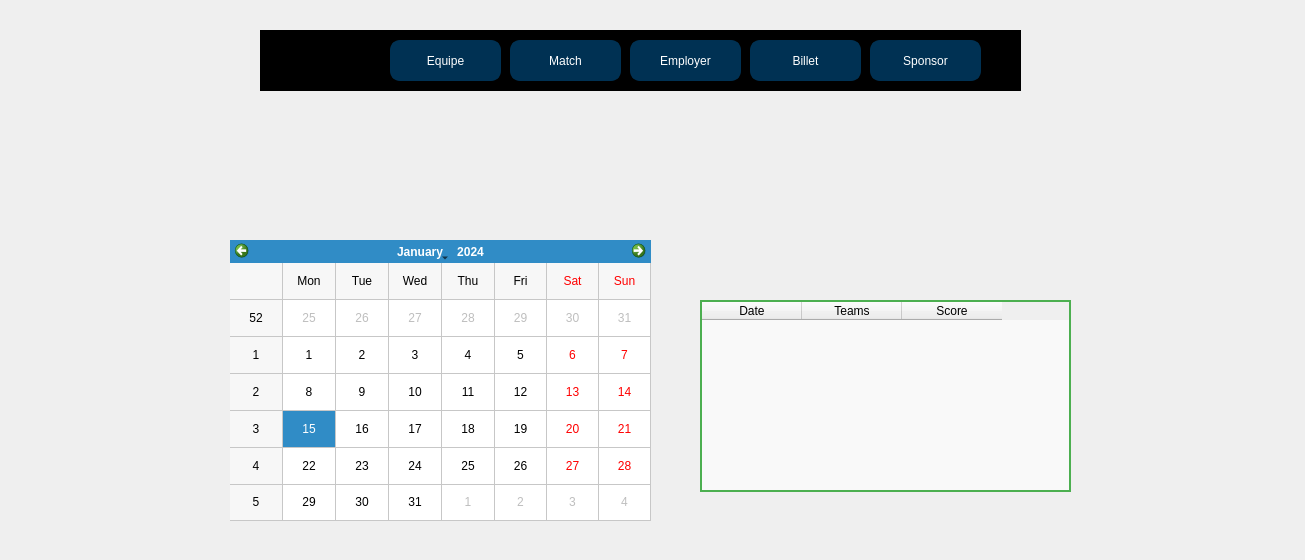
<?xml version="1.0" encoding="UTF-8"?>
<ui version="4.0">
 <class>Calendar</class>
 <widget class="QDialog" name="Calendar">
  <property name="geometry">
   <rect>
    <x>0</x>
    <y>0</y>
    <width>1305</width>
    <height>560</height>
   </rect>
  </property>
  <property name="windowTitle">
   <string>Dialog</string>
  </property>
  <property name="styleSheet">
   <string notr="true">QTableWidget {
    border: 2px solid #4CAF50;
    font-size: 14px;
    background-color: #F9F9F9;
}
QTableWidget::item {
    padding: 5px;
}
QCalendarWidget {
    background-color: white;
    border-radius: 10px;
}
QLabel {
    font-size: 16px;
    font-weight: bold;
}
</string>
  </property>
  <widget class="QLabel" name="label">
   <property name="geometry">
    <rect>
     <x>-50</x>
     <y>-40</y>
     <width>1361</width>
     <height>591</height>
    </rect>
   </property>
   <property name="text">
    <string/>
   </property>
   <property name="pixmap">
    <pixmap>../../../Downloads/476346398_1815866255484140_2102298479494468270_n.jpg</pixmap>
   </property>
   <property name="scaledContents">
    <bool>true</bool>
   </property>
  </widget>
  <widget class="QCalendarWidget" name="calendarWidget">
   <property name="geometry">
    <rect>
     <x>230</x>
     <y>240</y>
     <width>421</width>
     <height>281</height>
    </rect>
   </property>
   <property name="gridVisible">
    <bool>true</bool>
   </property>
  </widget>
  <widget class="QTableWidget" name="tableWidget">
   <property name="geometry">
    <rect>
     <x>700</x>
     <y>300</y>
     <width>371</width>
     <height>192</height>
    </rect>
   </property>
   <property name="autoFillBackground">
    <bool>false</bool>
   </property>
   <column>
    <property name="text">
     <string>Date</string>
    </property>
   </column>
   <column>
    <property name="text">
     <string>Teams</string>
    </property>
   </column>
   <column>
    <property name="text">
     <string>Score</string>
    </property>
   </column>
  </widget>
  <widget class="QFrame" name="frame">
   <property name="geometry">
    <rect>
     <x>260</x>
     <y>30</y>
     <width>761</width>
     <height>61</height>
    </rect>
   </property>
   <property name="styleSheet">
    <string notr="true">QLabel {
    background-color: #000000;
    color: #FFFFFF;
}
</string>
   </property>
   <property name="frameShape">
    <enum>QFrame::Shape::StyledPanel</enum>
   </property>
   <property name="frameShadow">
    <enum>QFrame::Shadow::Raised</enum>
   </property>
   <widget class="QPushButton" name="pushButton_4">
    <property name="geometry">
     <rect>
      <x>610</x>
      <y>10</y>
      <width>111</width>
      <height>41</height>
     </rect>
    </property>
    <property name="styleSheet">
     <string notr="true">QPushButton {
    border: 2px solid #003153;   /* Prussian Blue border */
    border-radius: 10px;         /* Round the corners */
    padding: 0 8px;              /* Padding inside the button */
    background: #003153;         /* Prussian Blue background */
    color: white;                /* White text color */
}

QPushButton:hover {
    background-color: #001f33; /* Darker Prussian blue on hover */
}

</string>
    </property>
    <property name="text">
     <string>Sponsor</string>
    </property>
   </widget>
   <widget class="QPushButton" name="pushButton_9">
    <property name="geometry">
     <rect>
      <x>490</x>
      <y>10</y>
      <width>111</width>
      <height>41</height>
     </rect>
    </property>
    <property name="styleSheet">
     <string notr="true">QPushButton {
    border: 2px solid #003153;   /* Prussian Blue border */
    border-radius: 10px;         /* Round the corners */
    padding: 0 8px;              /* Padding inside the button */
    background: #003153;         /* Prussian Blue background */
    color: white;                /* White text color */
}

QPushButton:hover {
    background-color: #001f33; /* Darker Prussian blue on hover */
}
</string>
    </property>
    <property name="text">
     <string>Billet</string>
    </property>
   </widget>
   <widget class="QPushButton" name="pushButton_10">
    <property name="geometry">
     <rect>
      <x>370</x>
      <y>10</y>
      <width>111</width>
      <height>41</height>
     </rect>
    </property>
    <property name="styleSheet">
     <string notr="true">QPushButton {
    border: 2px solid #003153;   /* Prussian Blue border */
    border-radius: 10px;         /* Round the corners */
    padding: 0 8px;              /* Padding inside the button */
    background: #003153;         /* Prussian Blue background */
    color: white;                /* White text color */
}

QPushButton:hover {
    background-color: #001f33; /* Darker Prussian blue on hover */
}
</string>
    </property>
    <property name="text">
     <string>Employer</string>
    </property>
   </widget>
   <widget class="QPushButton" name="pushButton_11">
    <property name="geometry">
     <rect>
      <x>250</x>
      <y>10</y>
      <width>111</width>
      <height>41</height>
     </rect>
    </property>
    <property name="styleSheet">
     <string notr="true">QPushButton {
    border: 2px solid #003153;   /* Prussian Blue border */
    border-radius: 10px;         /* Round the corners */
    padding: 0 8px;              /* Padding inside the button */
    background: #003153;         /* Prussian Blue background */
    color: white;                /* White text color */
}

QPushButton:hover {
    background-color: #001f33; /* Darker Prussian blue on hover */
}
</string>
    </property>
    <property name="text">
     <string>Match</string>
    </property>
   </widget>
   <widget class="QPushButton" name="pushButton_12">
    <property name="geometry">
     <rect>
      <x>130</x>
      <y>10</y>
      <width>111</width>
      <height>41</height>
     </rect>
    </property>
    <property name="styleSheet">
     <string notr="true">QPushButton {
    border: 2px solid #003153;   /* Prussian Blue border */
    border-radius: 10px;         /* Round the corners */
    padding: 0 8px;              /* Padding inside the button */
    background: #003153;         /* Prussian Blue background */
    color: white;                /* White text color */
}

QPushButton:hover {
    background-color: #001f33; /* Darker Prussian blue on hover */
}
</string>
    </property>
    <property name="text">
     <string>Equipe</string>
    </property>
   </widget>
   <widget class="QLabel" name="label_pic2">
    <property name="geometry">
     <rect>
      <x>-20</x>
      <y>-10</y>
      <width>791</width>
      <height>81</height>
     </rect>
    </property>
    <property name="text">
     <string/>
    </property>
   </widget>
   <widget class="QLabel" name="label_7">
    <property name="geometry">
     <rect>
      <x>0</x>
      <y>-20</y>
      <width>111</width>
      <height>111</height>
     </rect>
    </property>
    <property name="text">
     <string/>
    </property>
    <property name="pixmap">
     <pixmap>../../../Downloads/ac26d84d-c0ab-4a53-b362-c5e005f6e792-removebg-preview.png</pixmap>
    </property>
    <property name="scaledContents">
     <bool>true</bool>
    </property>
   </widget>
   <zorder>label_pic2</zorder>
   <zorder>pushButton_4</zorder>
   <zorder>pushButton_9</zorder>
   <zorder>pushButton_10</zorder>
   <zorder>pushButton_11</zorder>
   <zorder>pushButton_12</zorder>
   <zorder>label_7</zorder>
  </widget>
 </widget>
 <resources/>
 <connections/>
</ui>
